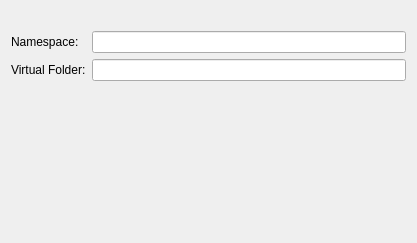
<ui version="4.0" >
 <class>GeneralPage</class>
 <widget class="QWidget" name="GeneralPage" >
  <property name="geometry" >
   <rect>
    <x>0</x>
    <y>0</y>
    <width>417</width>
    <height>243</height>
   </rect>
  </property>
  <property name="windowTitle" >
   <string>Form</string>
  </property>
  <layout class="QGridLayout" >
   <item row="1" column="0" >
    <widget class="QLabel" name="label" >
     <property name="text" >
      <string>Namespace:</string>
     </property>
    </widget>
   </item>
   <item row="1" column="1" >
    <widget class="QLineEdit" name="namespaceLineEdit" />
   </item>
   <item row="2" column="0" >
    <widget class="QLabel" name="label_2" >
     <property name="text" >
      <string>Virtual Folder:</string>
     </property>
    </widget>
   </item>
   <item row="2" column="1" >
    <widget class="QLineEdit" name="folderLineEdit" />
   </item>
   <item row="0" column="1" >
    <spacer>
     <property name="orientation" >
      <enum>Qt::Vertical</enum>
     </property>
     <property name="sizeType" >
      <enum>QSizePolicy::Fixed</enum>
     </property>
     <property name="sizeHint" >
      <size>
       <width>20</width>
       <height>20</height>
      </size>
     </property>
    </spacer>
   </item>
   <item row="3" column="1" >
    <spacer>
     <property name="orientation" >
      <enum>Qt::Vertical</enum>
     </property>
     <property name="sizeHint" >
      <size>
       <width>20</width>
       <height>40</height>
      </size>
     </property>
    </spacer>
   </item>
  </layout>
 </widget>
 <resources/>
 <connections/>
</ui>
